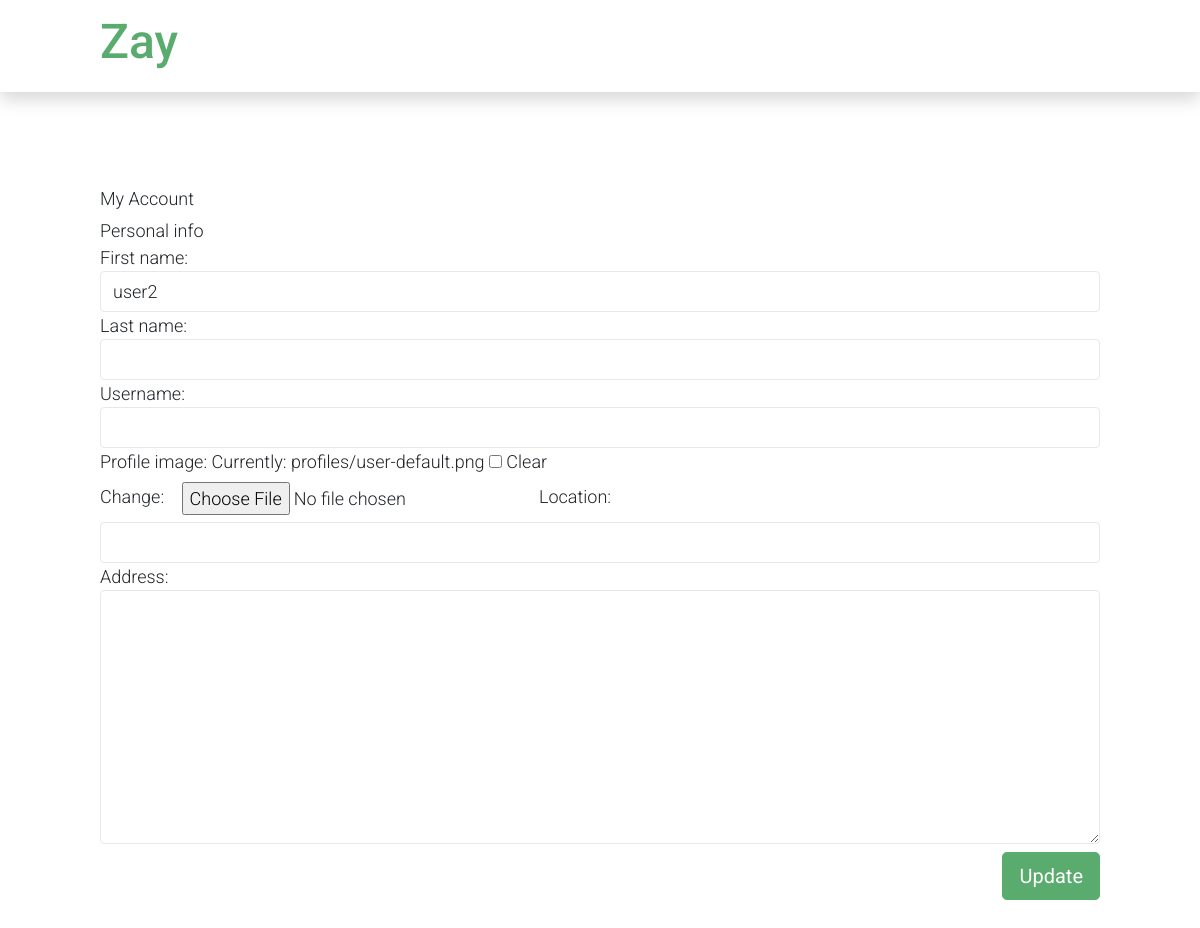
The app's page /my-account (signed in), older data.
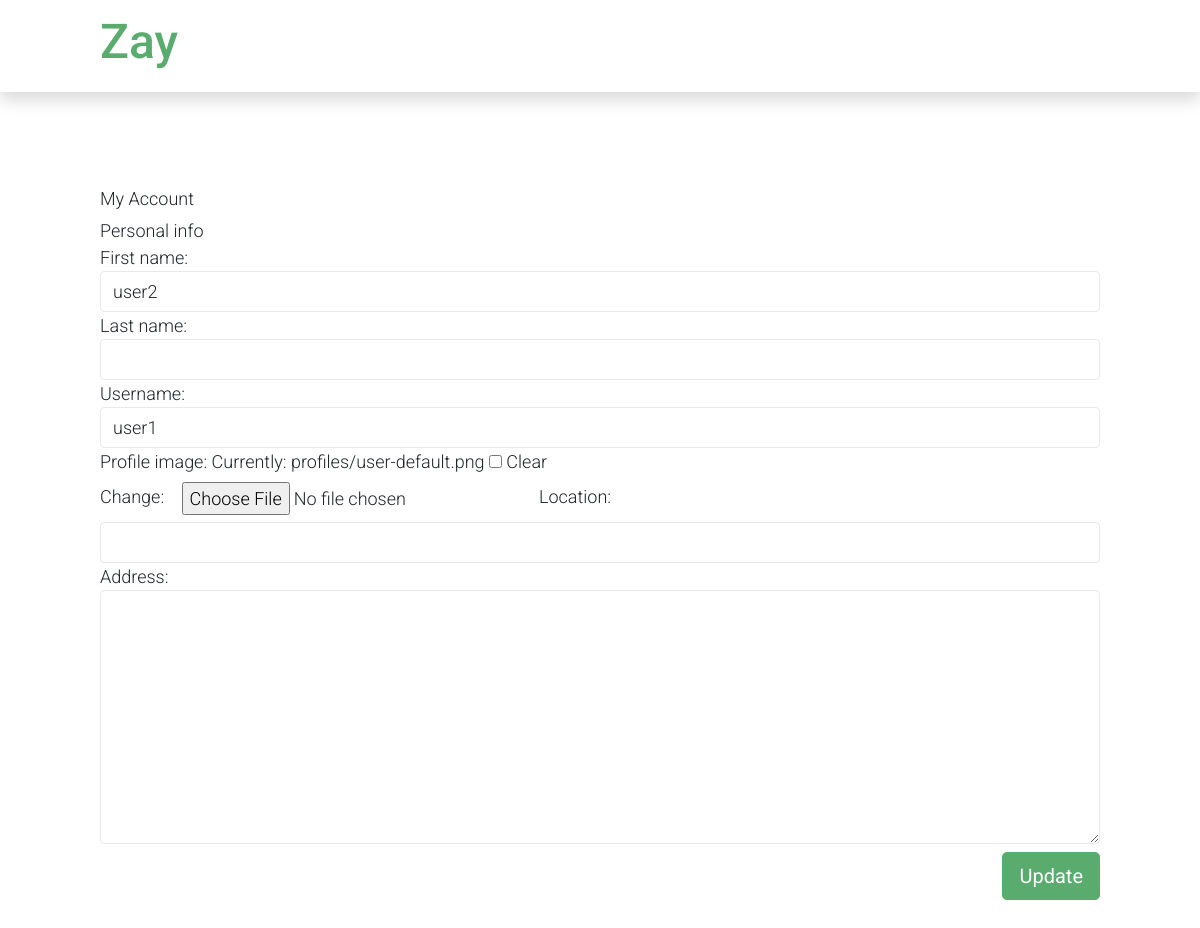
The same page, newer data.
### users/models.py (models this page shows, shortened)
class profile(models.Model):
    Profile_Type=(
        ('Supplier','Supplier'),
        ('Consumer','Consumer'),
    )
    owner = models.ForeignKey(User, on_delete=models.CASCADE,blank=True,null=True)
    first_name = models.CharField(max_length=200,blank=True,null=True)
    last_name = models.CharField(max_length=200,blank=True,null=True)
    username = models.CharField(max_length=200,blank=True,null=True)
    role = models.CharField(max_length=200, choices=Profile_Type,blank=True,null=True)
    short_intro = models.CharField(max_length=200,blank=True,null=True)
    profile_image = models.ImageField(null=True,blank=True,upload_to='profiles/', default="profiles/user-default.png")
    bio = models.TextField(blank=True,null=True)
    email = models.EmailField(max_length=500,blank=True,null=True)
    location = models.CharField(max_length=150,blank=True,null=True)
    created = models.DateTimeField(auto_now_add=True)
    id = models.UUIDField(default=uuid.uuid4, unique=True, primary_key=True,editable=False)
    GST_Number = models.CharField(max_length=100,blank=True,null=True)
    Shop_Name = models.CharField(max_length=200,blank=True,null=True)
    is_active = models.BooleanField(default=False)
    Address = models.TextField(blank=True,null=True)
    featured_image = models.ImageField(null=True, blank=True, upload_to="service-images/")

### users/views.py (the view)
# urls.py: path('my-account',views.userAccount,name='my-account'),
@login_required(login_url='login')
def userAccount(request):
    profiles = request.user.profile_set.values()[0]['id']
    pro = profile.objects.get(id =profiles)
    if pro.role == 'Supplier':
        form = ServiceProviderForm(instance=pro)
        if request.method == "POST":
            form = ServiceProviderForm(request.POST,request.FILES,instance=pro)
            if form.is_valid():
                form.save()
                pro.username = request.user.profile_set.values()[0]['username']
                pro.save()
        context={'profile':pro,
                'form':form,
                }
        return render(request,'user/my-account.html',context)
    else:
        form = CustomerForm(instance=pro)
        if request.method == "POST":
            form = CustomerForm(request.POST,request.FILES,instance=pro)
            if form.is_valid():
                form.save()
                pro.username = request.user.profile_set.values()[0]['username']
                pro.save()
        context={'profile':pro,
                'form':form,
                }
        return render (request,'customer/profile.html',context)

### users/forms.py
class CustomerForm(ModelForm):
    class Meta:
        model = profile
        fields = ['first_name','last_name','username','profile_image','location','Address']
    def __init__(self,*args, **kwargs):
        super(CustomerForm, self).__init__(*args, **kwargs)
        for name,field in self.fields.items():
            field.widget.attrs.update({'class':'form-control required'})
        self.fields['profile_image'].widget.attrs.update({'class':'file-upload-browse btn btn-gradient-primary', 'placeholder':'Upload Image'})

### users/templates/customer/profile.html (shortened to what this page needs)
{% extends 'customer/nav.html' %}
{% block content %}
<div class="container py-5">
    <div class="row py-5">
        <h4 class="card-title">My Account</h4>
        <form class="form-sample" method="POST" enctype="multipart/form-data" action="">
          <p class="card-description"> Personal info </p>
          {{form}}
          <div class="row">
            <div class="col text-end mt-2">
                <button type="submit" class="btn btn-success btn-lg px-3">Update</button>
            </div>
        </div>
        </div>
    </div>
{% endblock content %}

Row changes from the older to the newer data that the page shows:
changed profile "user2": username (not shown) → "user1"
